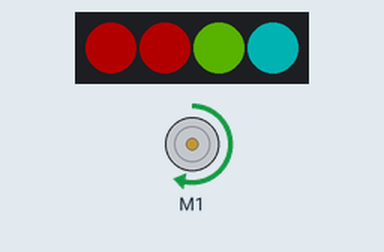
Bench run of a program on a simulated BBC micro:bit (MakeCode). On the bench: 4 RGB LEDs in strip order, left to right, DC motor (green arrow = forward, orange = backward, longer = faster). Dim RGB values are drawn brighter than linear.

Above: at 0.12 s.
At 0.55 s:
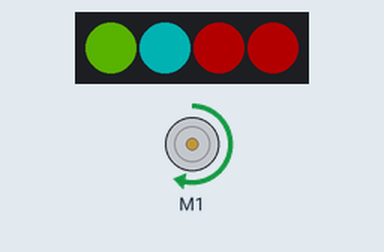
At 1.21 s:
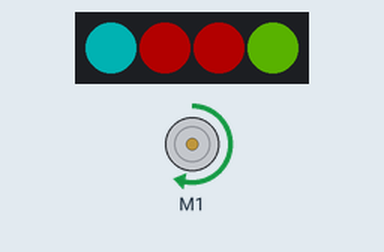
At 2.53 s:
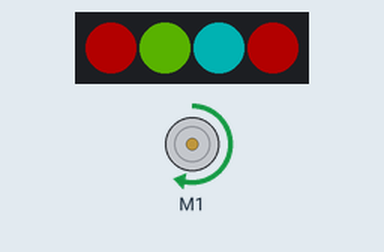
Timing chart, 0 to 3.0 s (numbered marks = the images above):
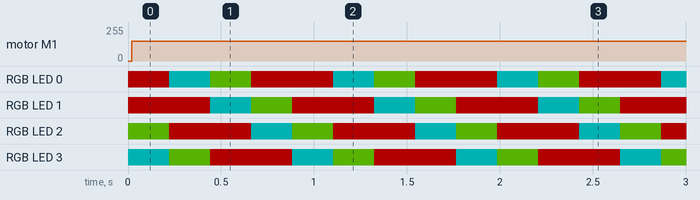

The program:

main.ts
```typescript
let strip = neopixel.create(DigitalPin.P16, 4, NeoPixelMode.RGB)
strip.setBrightness(60)
strip.showRainbow(1, 360)
basic.forever(function () {
    robotbit.MotorRun(robotbit.Motors.M1A, 150)
    strip.rotate(1)
    strip.show()
    basic.pause(200)
})
```

test.ts
```typescript
// testes vão aqui; isto não será compilado quando este pacote for usado como uma extensão.
```

Measured:
- by itself, motor M1: stopped → forward 150/255 at 0.02 s
- by itself, RGB LED 0, RGB LED 1: repeats every 0.88 s: RGB(0, 59, 59) 0.22 s, RGB(29, 59, 0) 0.22 s, RGB(59, 0, 0) 0.44 s
- by itself, RGB LED 2: repeats every 0.88 s: RGB(59, 0, 0) 0.44 s, RGB(0, 59, 59) 0.22 s, RGB(29, 59, 0) 0.22 s
- by itself, RGB LED 3: repeats every 0.88 s: RGB(29, 59, 0) 0.22 s, RGB(59, 0, 0) 0.44 s, RGB(0, 59, 59) 0.22 s
